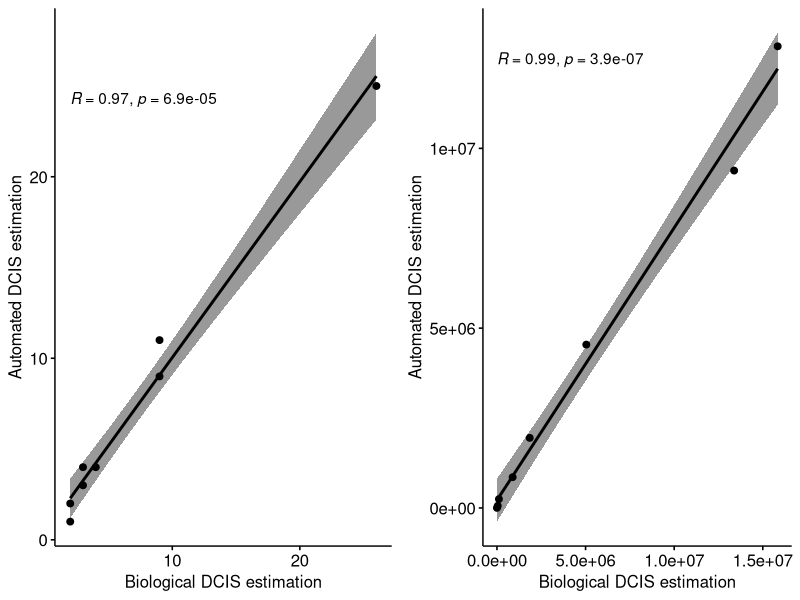
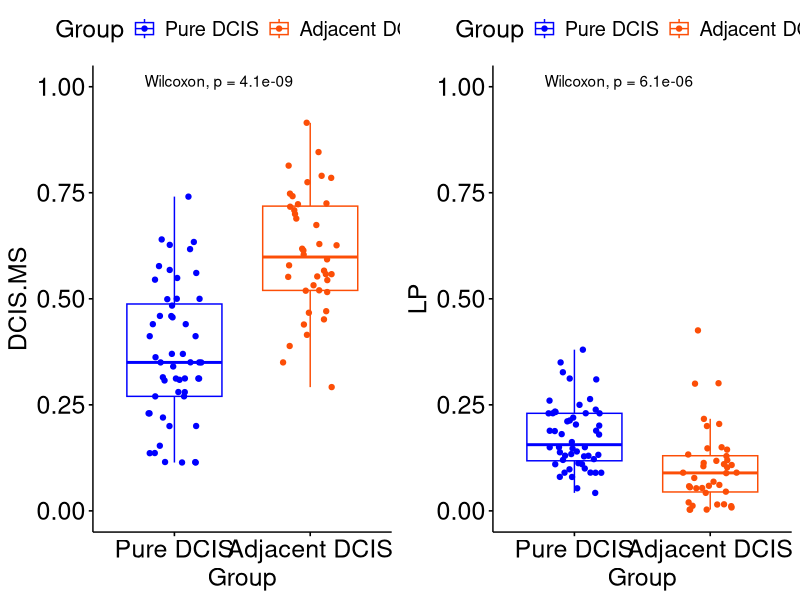

The R script that drew these images, in order:
library(ggpubr)
library(ggplot2)
library(gridExtra)

#Figure 4

t=read.csv("Dave_validData_Fig4_data.csv")

p1 <- ggscatter(t,x="B.sz.IHC",y="A.sz.HE", add="reg.line",conf.int=TRUE,cor.coef = TRUE,cor.method = "spearman",xlab="Biological DCIS estimation",ylab="Automated DCIS estimation")
#dev.off()

t=read.csv("Dave_validData_annotation_area.csv")
pdf(file = "figures/Fig4d.pdf", width = 18 , height = 8)
p2 <- ggscatter(t,x="IHC",y="HE", add="reg.line",conf.int=TRUE,cor.coef = TRUE, cor.method = "pearson",xlab="Biological DCIS estimation",ylab="Automated DCIS estimation")
p3<-grid.arrange(p1,p2, nrow=1)
dev.off()

#Figure 6

MS_data=read.csv('Dave_validData_Fig6_data.csv',stringsAsFactors = F)
MS_data_PD=MS_data[MS_data$Group == "Pure DCIS",]
MS_data_AD=MS_data[MS_data$Group == "Adjacent DCIS",]
pdf(file="figures/MS_Lym_Pure_adjacent_Figure6.pdf",width = 12 , height = 8)

p1 <- ggboxplot(MS_data,x="Group",y="DCIS.MS", color="Group", palette = c("#0000FF", "#FC4E07"), line.color="gray", line.size=1.0, add="jitter")+scale_y_continuous(limits=c(0,1))+
  stat_compare_means(method="wilcox")+theme(text = element_text(size=18))

p2 <- ggboxplot(MS_data,x="Group",y="LP", color="Group", palette = c("#0000FF", "#FC4E07"), line.color="gray", line.size=1.0, add="jitter")+scale_y_continuous(limits=c(0,1))+
  stat_compare_means(method="wilcox")+theme(text = element_text(size=18))



p3<-grid.arrange(p1,p2, nrow=1)

dev.off()
